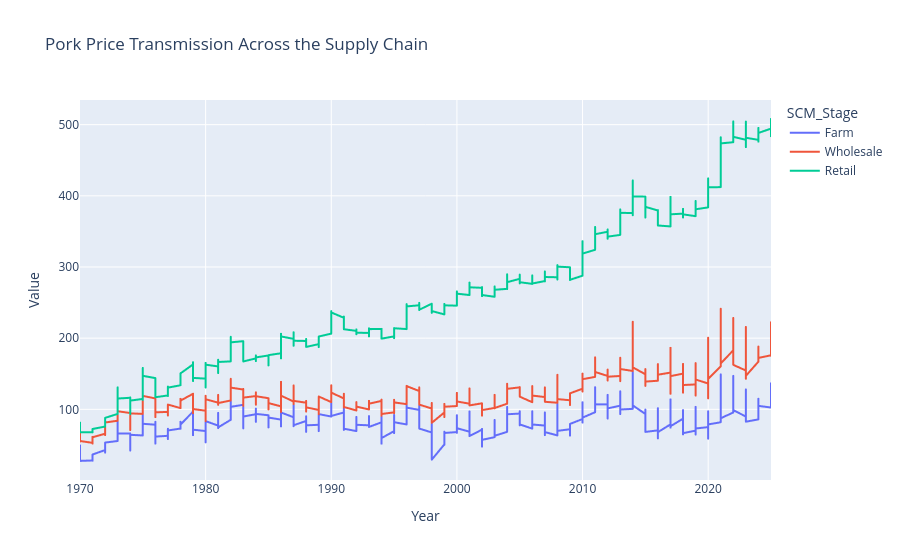

This figure's notebook cell:
### Code cell
# Plot the line chart for pork price transmission across the supply chain
fig = px.line(
    pork_values,
    x='Year',
    y='Value',
    color='SCM_Stage',
    title='Pork Price Transmission Across the Supply Chain'
)

fig.show()

### Figure 1 — Plotly figure (JSON) as saved in the notebook; plotly's stock layout.template omitted (floating-point values rounded to 4 significant figures; data arrays with more than 128 entries replaced by an {"elided": "..."} marker saying what was removed)
{"data": [{"hovertemplate": "SCM_Stage=Farm<br>Year=%{x}<br>Value=%{y}<extra></extra>", "legendgroup": "Farm", "line": {"color": "#636efa", "dash": "solid"}, "marker": {"symbol": "circle"}, "mode": "lines", "name": "Farm", "showlegend": true, "type": "scattergl", "x": {"elided": "672 int values"}, "xaxis": "x", "y": {"elided": "672 float values"}, "yaxis": "y"}, {"hovertemplate": "SCM_Stage=Wholesale<br>Year=%{x}<br>Value=%{y}<extra></extra>", "legendgroup": "Wholesale", "line": {"color": "#EF553B", "dash": "solid"}, "marker": {"symbol": "circle"}, "mode": "lines", "name": "Wholesale", "showlegend": true, "type": "scattergl", "x": {"elided": "672 int values"}, "xaxis": "x", "y": {"elided": "672 float values"}, "yaxis": "y"}, {"hovertemplate": "SCM_Stage=Retail<br>Year=%{x}<br>Value=%{y}<extra></extra>", "legendgroup": "Retail", "line": {"color": "#00cc96", "dash": "solid"}, "marker": {"symbol": "circle"}, "mode": "lines", "name": "Retail", "showlegend": true, "type": "scattergl", "x": {"elided": "672 int values"}, "xaxis": "x", "y": {"elided": "672 float values"}, "yaxis": "y"}], "layout": {"legend": {"title": {"text": "SCM_Stage"}, "tracegroupgap": 0}, "title": {"text": "Pork Price Transmission Across the Supply Chain"}, "xaxis": {"anchor": "y", "domain": [0, 1], "title": {"text": "Year"}}, "yaxis": {"anchor": "x", "domain": [0, 1], "title": {"text": "Value"}}}}
